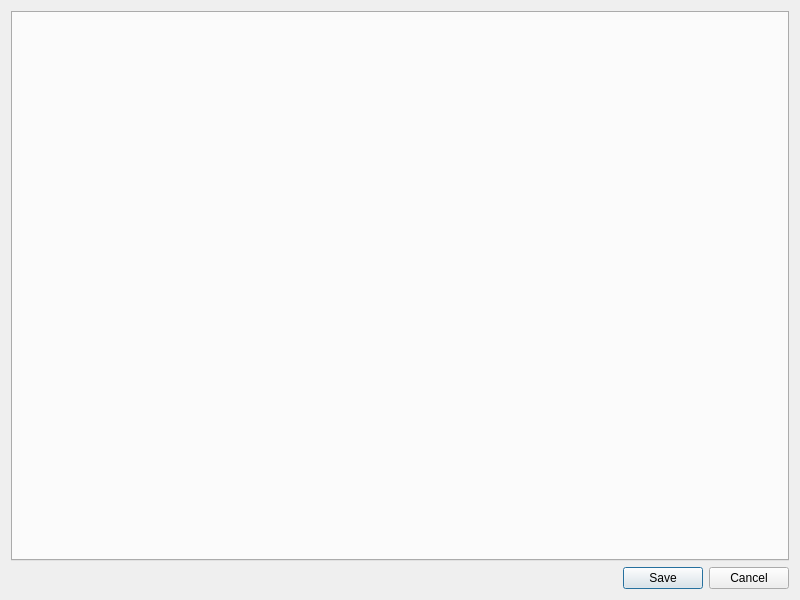
<?xml version="1.0" encoding="UTF-8"?>
<ui version="4.0">
 <class>PreferencesDialog</class>
 <widget class="QDialog" name="PreferencesDialog">
  <property name="geometry">
   <rect>
    <x>0</x>
    <y>0</y>
    <width>800</width>
    <height>600</height>
   </rect>
  </property>
  <property name="windowTitle">
   <string>Preferences</string>
  </property>
  <layout class="QVBoxLayout" name="verticalLayout">
   <item>
    <widget class="QTabWidget" name="tabWidget"/>
   </item>
   <item>
    <layout class="QHBoxLayout" name="horizontalLayout">
     <item>
      <spacer name="horizontalSpacer">
       <property name="orientation">
        <enum>Qt::Horizontal</enum>
       </property>
       <property name="sizeHint" stdset="0">
        <size>
         <width>40</width>
         <height>20</height>
        </size>
       </property>
      </spacer>
     </item>
     <item>
      <widget class="QPushButton" name="buttonSave">
       <property name="text">
        <string>Save</string>
       </property>
      </widget>
     </item>
     <item>
      <widget class="QPushButton" name="buttonCancel">
       <property name="text">
        <string>Cancel</string>
       </property>
      </widget>
     </item>
    </layout>
   </item>
  </layout>
 </widget>
 <resources/>
 <connections/>
</ui>
